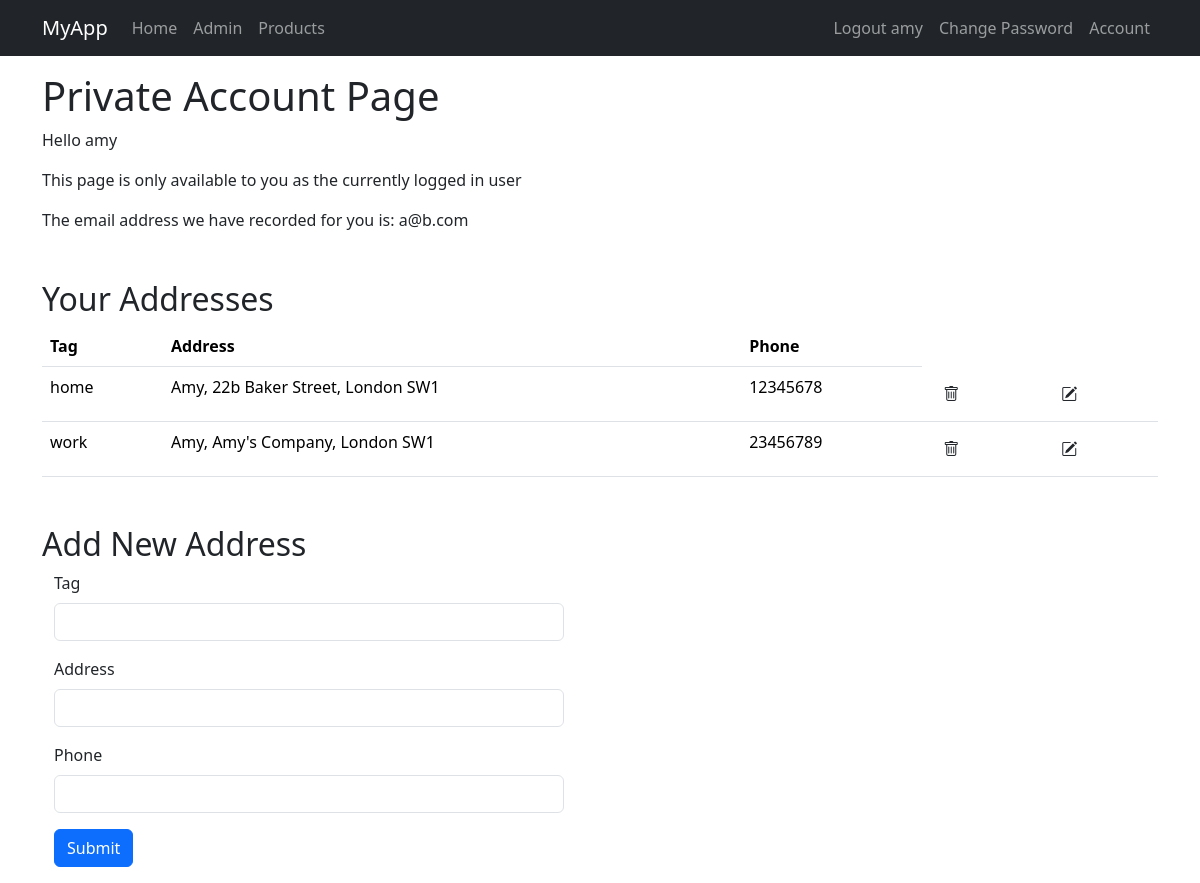
/account (signed in), run on the app's committed database.
### app/models.py (models this page shows, shortened)
@dataclass
class User(UserMixin, db.Model):
    __tablename__ = 'users'
    id: so.Mapped[int] = so.mapped_column(primary_key=True)
    username: so.Mapped[str] = so.mapped_column(sa.String(64), index=True, unique=True)
    email: so.Mapped[str] = so.mapped_column(sa.String(120), index=True, unique=True)
    password_hash: so.Mapped[Optional[str]] = so.mapped_column(sa.String(256))
    role: so.Mapped[str] = so.mapped_column(sa.String(10), default="Normal")
    addresses: so.Mapped[list['Address']] = relationship(back_populates='user', cascade='all, delete-orphan')
    reviews: so.Mapped[list['Review']] = relationship(back_populates='user', cascade='all, delete-orphan')

class Address(db.Model):
    __tablename__ = 'addresses'
    __table_args__ = (
        sa.UniqueConstraint('tag', 'user_id'),
    )
    id: so.Mapped[int] = so.mapped_column(primary_key=True)
    tag: so.Mapped[str] = so.mapped_column(sa.String(16))
    address: so.Mapped[str] = so.mapped_column(sa.String(256))
    phone: so.Mapped[Optional[str]] = so.mapped_column(sa.String(32))
    user_id: so.Mapped[int]  = mapped_column(ForeignKey('users.id'), index = True)
    user: so.Mapped['User'] = relationship(back_populates='addresses')

### app/views.py (the view, shortened to what this page needs)
@app.route("/account", methods=['GET', 'POST'])
@login_required
def account():
    addr_form=AddressForm()
    choose_form = ChooseForm()
    return render_template('account.html', title="Account", form=addr_form, choose_form=choose_form)

### app/forms.py (shortened to what this page needs)
class AddressForm(FlaskForm):
    edit = HiddenField(default='-1')
    tag = StringField('Tag', validators=[DataRequired()])
    address = StringField('Address', validators=[DataRequired()])
    phone = StringField('Phone')
    submit = SubmitField('Submit')

class ChooseForm(FlaskForm):
    choice = HiddenField('Choice')

### app/models.py (called while the page is built)
@login.user_loader
def load_user(id):
    return db.session.get(User, int(id))

### app/templates/account.html (shortened to what this page needs)
{% extends "base.html" %}
{% import "bootstrap_wtf.html" as wtf %}
{% block content %}
<h1>Private Account Page</h1>
<p>Hello {{ current_user.username }}</p>
<p>This page is only available to you as the currently logged in user</p>
<p>The email address we have recorded for you is: {{ current_user.email }}</p>
<h2 class="mt-5">Your Addresses</h2>
<table class="table">
    <thead>
        <tr>
            <th>
                Tag
            </th>
            <th>
                Address
            </th>
            <th>
                Phone
            </th>
        </tr>
    </thead>
    {% for addr in current_user.addresses %}
        <tr>
            <td>
                {{ addr.tag }}
            </td>
            <td>
                {{ addr.address }}
            </td>
            <td>
                {{ '' if addr.phone == None else addr.phone }}
            </td>
            <td>
                <form action="{{ url_for('delete_addr') }}" method="post">
                    <button class="btn" type="submit">
                        <i class="bi bi-trash"></i>
                    </button>
                </form>
            </td>
            <td>
                <form action="{{ url_for('edit_addr') }}" method="post">
                    <button class="btn" type="submit">
                        <i class="bi bi-pencil-square"></i>
                    </button>
                </form>
            </td>
        </tr>
    {% endfor %}
</table>
<h2 class="mt-5">{{ 'Add New' if form.edit.data == '-1' else 'Edit' }} Address</h2>
<div class="container row justify-content-start col-6">
    <form method="POST" action="{{ url_for('account') }}" novalidate>
        {{ wtf.form_field(form.tag, False) }}
        {{ wtf.form_field(form.address, False) }}
        {{ wtf.form_field(form.phone, False) }}
        {{ wtf.form_field(form.submit, False) }}
    </form>
</div>
{% endblock %}

### app/templates/base.html (shortened to what this page needs)
<!doctype html>
<html lang="en">
<head>
    <link
            href="https://cdn.jsdelivr.net/npm/bootstrap@5.3.3/dist/css/bootstrap.min.css"
            rel="stylesheet"
>
    <link rel="stylesheet" href="https://cdn.jsdelivr.net/npm/bootstrap-icons@1.11.3/font/bootstrap-icons.min.css">
</head>
<body>
<nav class="navbar navbar-expand-sm bg-dark" data-bs-theme="dark">
    <div class="container">
        <a class="navbar-brand" href="{{ url_for('home') }}">MyApp</a>
        <div class="collapse navbar-collapse" id="navbarSupportedContent">
            <ul class="navbar-nav me-auto mb-2 mb-lg-0">
                <li class="nav-item">
                    <a class="nav-link" aria-current="page" href="{{ url_for('home') }}">Home</a>
                </li>
                {% if current_user.is_authenticated and current_user.role == "Admin" %}
                <li class="nav-item">
                    <a class="nav-link" aria-current="page" href="{{ url_for('admin') }}">Admin</a>
                </li>
                {% endif %}
                <li class="nav-item">
                    <a class="nav-link" aria-current="page" href="{{ url_for('products') }}">Products</a>
                </li>
            </ul>
            <ul class="navbar-nav mb-2 mb-lg-0">
                {% if current_user.is_anonymous %}
                <li class="nav-item">
                    <a class="nav-link" aria-current="page" href="{{ url_for('login') }}">Login</a>
                </li>
                <li class="nav-item">
                    <a class="nav-link" aria-current="page" href="{{ url_for('register') }}">Register</a>
                </li>
                {% else %}
                <li class="nav-item">
                    <a class="nav-link" aria-current="page" href="{{ url_for('logout') }}">Logout {{ current_user.username }}</a>
                </li>
                <li class="nav-item">
                    <a class="nav-link" aria-current="page" href="{{ url_for('change_pw') }}">Change Password</a>
                </li>
                {% endif %}
                <li class="nav-item">
                    <a class="nav-link" aria-current="page" href="{{ url_for('account') }}">Account</a>
                </li>
            </ul>
        </div>
    </div>
</nav>
<div class="container">
    {% block content %}{% endblock content %}
</div>
</body>
</html>

### data on the page
User: username "amy", email "a@b.com"
Address: tag "home", address "Amy, 22b Baker Street, London SW1", phone "12345678"
Address: tag "work", address "Amy, Amy's Company, London SW1", phone "23456789"

### other printed values
{{ 'Add New' if form.edit.data == '-1' else 'Edit' }} "Add New"
{{ field.label(class='form-label') }} "Tag Address Phone"
